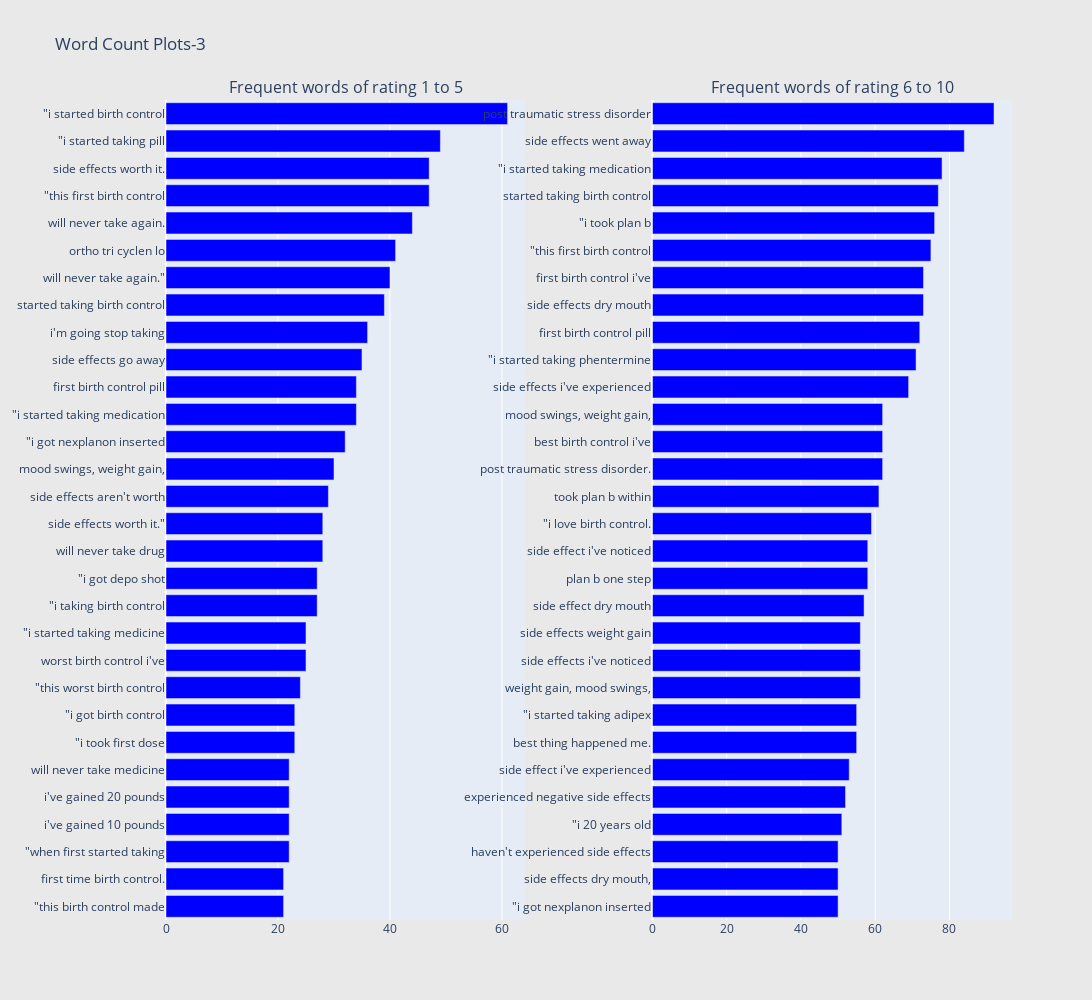

Notebook code cell kept with this figure:
### Markdown cell above
- 긍정과 부정 말뭉치들 사이에서 차이가 보인다. 하지만 아직도 중복되는 문장들이 존재한다.

### Code cell
freq_dict = defaultdict(int)
for sent in df_train_1_5["review"]:
    for word in generate_ngrams(sent,4):
        freq_dict[word] += 1
fd_sorted = pd.DataFrame(sorted(freq_dict.items(), key=lambda x: x[1])[::-1])
fd_sorted.columns = ["word", "wordcount"]
trace1 = horizontal_bar_chart(fd_sorted.head(30), 'blue')

freq_dict = defaultdict(int)
for sent in df_train_6_10["review"]:
    for word in generate_ngrams(sent,4):
        freq_dict[word] += 1
fd_sorted = pd.DataFrame(sorted(freq_dict.items(), key=lambda x: x[1])[::-1])
fd_sorted.columns = ["word", "wordcount"]
trace2 = horizontal_bar_chart(fd_sorted.head(30), 'blue')

# Creating two subplots
fig = tools.make_subplots(rows=1, cols=2, vertical_spacing=0.04,horizontal_spacing=0.15,
                          subplot_titles=["Frequent words of rating 1 to 5", 
                                          "Frequent words of rating 6 to 10"])
fig.append_trace(trace1, 1, 1)
fig.append_trace(trace2, 1, 2)
fig['layout'].update(height=1000, width=1600, paper_bgcolor='rgb(233,233,233)', title="Word Count Plots-3")
py.iplot(fig, filename='word-plots')

### Figure 1 — Plotly figure (JSON) as saved in the notebook; plotly's stock layout.template omitted (floating-point values rounded to 4 significant figures)
{"data": [{"marker": {"color": "blue"}, "orientation": "h", "showlegend": false, "type": "bar", "x": [21, 21, 22, 22, 22, 22, 23, 23, 24, 25, 25, 27, 27, 28, 28, 29, 30, 32, 34, 34, 35, 36, 39, 40, 41, 44, 47, 47, 49, 61], "xaxis": "x", "y": ["\"this birth control made", "first time birth control.", "\"when first started taking", "i&#039;ve gained 10 pounds", "i&#039;ve gained 20 pounds", "will never take medicine", "\"i took first dose", "\"i got birth control", "\"this worst birth control", "worst birth control i&#039;ve", "\"i started taking medicine", "\"i taking birth control", "\"i got depo shot", "will never take drug", "side effects worth it.\"", "side effects aren&#039;t worth", "mood swings, weight gain,", "\"i got nexplanon inserted", "\"i started taking medication", "first birth control pill", "side effects go away", "i&#039;m going stop taking", "started taking birth control", "will never take again.\"", "ortho tri cyclen lo", "will never take again.", "\"this first birth control", "side effects worth it.", "\"i started taking pill", "\"i started birth control"], "yaxis": "y"}, {"marker": {"color": "blue"}, "orientation": "h", "showlegend": false, "type": "bar", "x": [50, 50, 50, 51, 52, 53, 55, 55, 56, 56, 56, 57, 58, 58, 59, 61, 62, 62, 62, 69, 71, 72, 73, 73, 75, 76, 77, 78, 84, 92], "xaxis": "x2", "y": ["\"i got nexplanon inserted", "side effects dry mouth,", "haven&#039;t experienced side effects", "\"i 20 years old", "experienced negative side effects", "side effect i&#039;ve experienced", "best thing happened me.", "\"i started taking adipex", "weight gain, mood swings,", "side effects i&#039;ve noticed", "side effects weight gain", "side effect dry mouth", "plan b one step", "side effect i&#039;ve noticed", "\"i love birth control.", "took plan b within", "post traumatic stress disorder.", "best birth control i&#039;ve", "mood swings, weight gain,", "side effects i&#039;ve experienced", "\"i started taking phentermine", "first birth control pill", "side effects dry mouth", "first birth control i&#039;ve", "\"this first birth control", "\"i took plan b", "started taking birth control", "\"i started taking medication", "side effects went away", "post traumatic stress disorder"], "yaxis": "y2"}], "layout": {"annotations": [{"font": {"size": 16}, "showarrow": false, "text": "Frequent words of rating 1 to 5", "x": 0.2125, "xanchor": "center", "xref": "paper", "y": 1, "yanchor": "bottom", "yref": "paper"}, {"font": {"size": 16}, "showarrow": false, "text": "Frequent words of rating 6 to 10", "x": 0.7875, "xanchor": "center", "xref": "paper", "y": 1, "yanchor": "bottom", "yref": "paper"}], "height": 1000, "paper_bgcolor": "rgb(233,233,233)", "title": {"text": "Word Count Plots-3"}, "width": 1600, "xaxis": {"anchor": "y", "autorange": true, "domain": [0, 0.425], "range": [0, 64.21], "type": "linear"}, "xaxis2": {"anchor": "y2", "autorange": true, "domain": [0.575, 1], "range": [0, 96.84], "type": "linear"}, "yaxis": {"anchor": "x", "autorange": true, "domain": [0, 1], "range": [-0.5, 29.5], "type": "category"}, "yaxis2": {"anchor": "x2", "autorange": true, "domain": [0, 1], "range": [-0.5, 29.5], "type": "category"}}}
